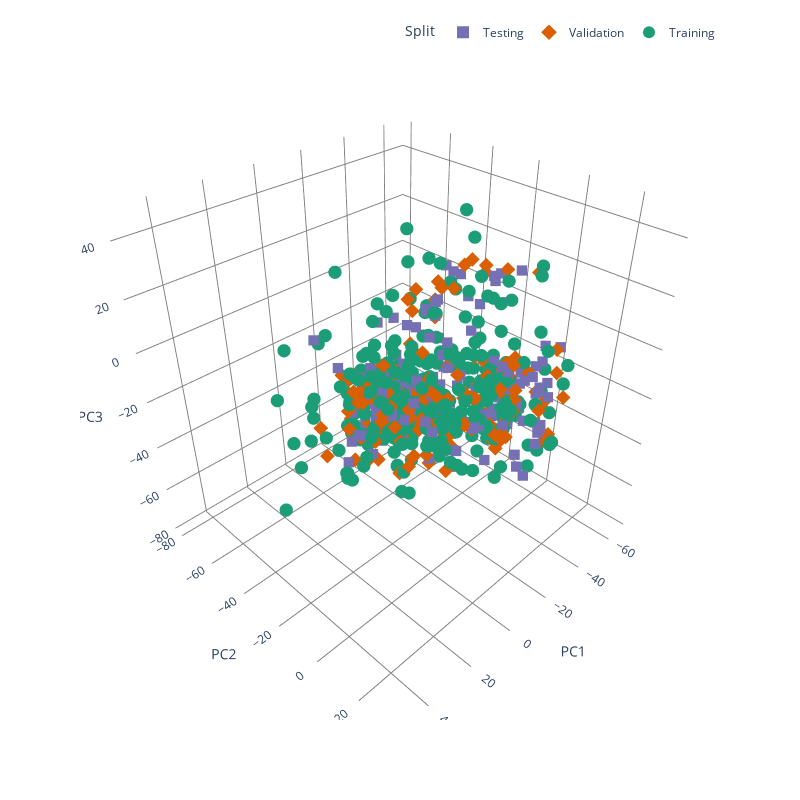

The notebook cell this image was saved under:
### Code cell
scatter3d(
    data_to_df(data), 
    idxs=(ks_idxs_train, ks_idxs_val, ks_idxs_test),
    color_by_split=True,
    dot_size=13)

### Figure 1 — Plotly figure (JSON) as saved in the notebook; plotly's stock layout.template omitted (floating-point values rounded to 4 significant figures; data arrays with more than 128 entries replaced by an {"elided": "..."} marker saying what was removed)
{"data": [{"hovertemplate": "Split=Testing<br>PC1=%{x}<br>PC2=%{y}<br>PC3=%{z}<br>MarkerSize=%{marker.size}<extra></extra>", "legendgroup": "Testing", "marker": {"color": "#7570b3", "line": {"width": 0}, "opacity": 1, "size": {"elided": "159 float values"}, "sizemode": "area", "sizeref": 0.2308, "symbol": "square"}, "mode": "markers", "name": "Testing", "scene": "scene", "showlegend": true, "type": "scatter3d", "x": {"elided": "159 float values"}, "y": {"elided": "159 float values"}, "z": {"elided": "159 float values"}}, {"hovertemplate": "Split=Validation<br>PC1=%{x}<br>PC2=%{y}<br>PC3=%{z}<br>MarkerSize=%{marker.size}<extra></extra>", "legendgroup": "Validation", "marker": {"color": "#d95f02", "line": {"width": 0}, "opacity": 1, "size": {"elided": "158 float values"}, "sizemode": "area", "sizeref": 0.2308, "symbol": "diamond"}, "mode": "markers", "name": "Validation", "scene": "scene", "showlegend": true, "type": "scatter3d", "x": {"elided": "158 float values"}, "y": {"elided": "158 float values"}, "z": {"elided": "158 float values"}}, {"hovertemplate": "Split=Training<br>PC1=%{x}<br>PC2=%{y}<br>PC3=%{z}<br>MarkerSize=%{marker.size}<extra></extra>", "legendgroup": "Training", "marker": {"color": "#1b9e77", "line": {"width": 0}, "opacity": 1, "size": {"elided": "317 int values"}, "sizemode": "area", "sizeref": 0.2308, "symbol": "circle"}, "mode": "markers", "name": "Training", "scene": "scene", "showlegend": true, "type": "scatter3d", "x": {"elided": "317 float values"}, "y": {"elided": "317 float values"}, "z": {"elided": "317 float values"}}], "layout": {"height": 800, "legend": {"itemsizing": "constant", "orientation": "h", "title": {"text": "Split"}, "tracegroupgap": 0, "x": 1, "xanchor": "right", "y": 1.02, "yanchor": "bottom"}, "margin": {"t": 60}, "paper_bgcolor": "rgba(0, 0, 0, 0)", "plot_bgcolor": "rgba(0, 0, 0, 0)", "scene": {"domain": {"x": [0, 1], "y": [0, 1]}, "xaxis": {"backgroundcolor": "rgba(0, 0, 0,0)", "gridcolor": "grey", "showbackground": true, "title": {"text": "PC1"}, "zerolinecolor": "grey"}, "yaxis": {"backgroundcolor": "rgba(0, 0, 0,0)", "gridcolor": "grey", "showbackground": true, "title": {"text": "PC2"}, "zerolinecolor": "grey"}, "zaxis": {"backgroundcolor": "rgba(0, 0, 0,0)", "gridcolor": "grey", "showbackground": true, "title": {"text": "PC3"}, "zerolinecolor": "grey"}}, "width": 800}}
